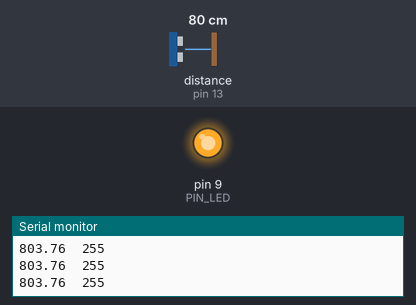
The sketch below on a simulated Arduino Uno, built with avr-gcc and run on an emulated ATmega328P. On the bench: output pins drawn as LEDs (lit = HIGH), the last lines printed to the serial monitor. Wiring (inferred from the names in the program): ultrasonic range finder: trigger pin 12; echo pin 13. Dashed ring = blinking. The test bench sets the inputs (shaded band); at power-on: distance to the obstacle (sensor on pin 13) 80 cm. The echo pulse lasts 58.3 µs per cm; pins used as bus, display or sensor lines are not drawn.

Above: at 1.2 s.
1.3 s: distance to the obstacle (sensor on pin 13) set to 18 cm
At 1.72 s:
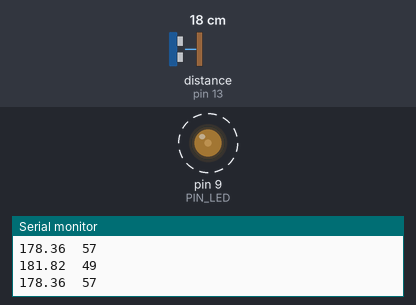
4.3 s: distance to the obstacle (sensor on pin 13) set to 2 cm
Timing chart, 0 to 7.3 s (numbered marks = the images above; inputs shaded):
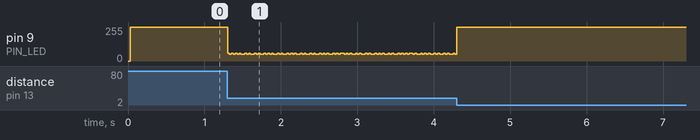

The sketch:

08_example_2.ino
```cpp
// Arduino pin assignment
#define PIN_LED  9
#define PIN_TRIG 12   // sonar sensor TRIGGER
#define PIN_ECHO 13   // sonar sensor ECHO

// configurable parameters
#define SND_VEL 346.0     // sound velocity at 24 celsius degree (unit: m/sec)
#define INTERVAL 25      // sampling interval (unit: msec)
#define PULSE_DURATION 10 // ultra-sound Pulse Duration (unit: usec)
#define _DIST_MIN 100.0   // minimum distance to be measured (unit: mm)
#define _DIST_MAX 300.0   // maximum distance to be measured (unit: mm)

#define TIMEOUT ((INTERVAL / 2) * 1000.0) // maximum echo waiting time (unit: usec)
#define SCALE (0.001 * 0.5 * SND_VEL) // coefficent to convert duration to distance

unsigned long last_sampling_time;   // unit: msec
float distance = _DIST_MAX;

void setup() {
  // initialize GPIO pins
  pinMode(PIN_LED, OUTPUT);
  pinMode(PIN_TRIG, OUTPUT);  // sonar TRIGGER
  pinMode(PIN_ECHO, INPUT);   // sonar ECHO
  digitalWrite(PIN_TRIG, LOW);  // turn-off Sonar

  // initialize serial port
  Serial.begin(115200);
}

void loop() {


  // wait until next sampling time. // polling
  // millis() returns the number of milliseconds since the program started.
  //    will overflow after 50 days.
  if (millis() < (last_sampling_time + INTERVAL))
    return;

  distance = USS_measure(PIN_TRIG,PIN_ECHO);

  int brightness = 255;
  if ((distance == 0.0) || (distance > _DIST_MAX) || (distance < _DIST_MIN)) {
      brightness = 255; //LED OFF
  } else if (distance < 200.0){
    // 100~200mm:가까울수록 밝기 증가
    brightness = map((int)distance,100,200,255,0);
  } else {
    // 200~300mm:멀어질수록 밝기 감소
    brightness = map((int)distance,200,300,0,255);
  }

  analogWrite(PIN_LED,brightness);


  // output the distance to the serial port
  Serial.print(distance);      // 거리 (mm)
  Serial.print("\t");          // 탭으로 구분
  Serial.println(brightness); // 밝기 (PWM)


  // do something here
 // delay(50); // Assume that it takes 50ms to do something.

  // update last sampling time
  last_sampling_time += INTERVAL;
}

// get a distance reading from USS. return value is in millimeter.
float USS_measure(int TRIG, int ECHO)
{
  digitalWrite(TRIG, HIGH);
  delayMicroseconds(PULSE_DURATION);
  digitalWrite(TRIG, LOW);

  return pulseIn(ECHO, HIGH, TIMEOUT) * SCALE; // unit: mm

  // Pulse duration to distance conversion example (target distance = 17.3m)
  // - pulseIn(ECHO, HIGH, timeout) returns microseconds (음파의 왕복 시간)
  // - 편도 거리 = (pulseIn() / 1,000,000) * SND_VEL / 2 (미터 단위)
  //   mm 단위로 하려면 * 1,000이 필요 ==>  SCALE = 0.001 * 0.5 * SND_VEL
  //
  // - 예, pusseIn()이 100,000 이면 (= 0.1초, 왕복 거리 34.6m)
  //        = 100,000 micro*sec * 0.001 milli/micro * 0.5 * 346 meter/sec
  //        = 100,000 * 0.001 * 0.5 * 346
  //        = 17,300 mm  ==> 17.3m
}
```

Measured:
- after the input at 1.3 s, pin 9 (PIN_LED): alternates 57/255 for 0.02 s and 49/255 for 0.03 s, starting at once
